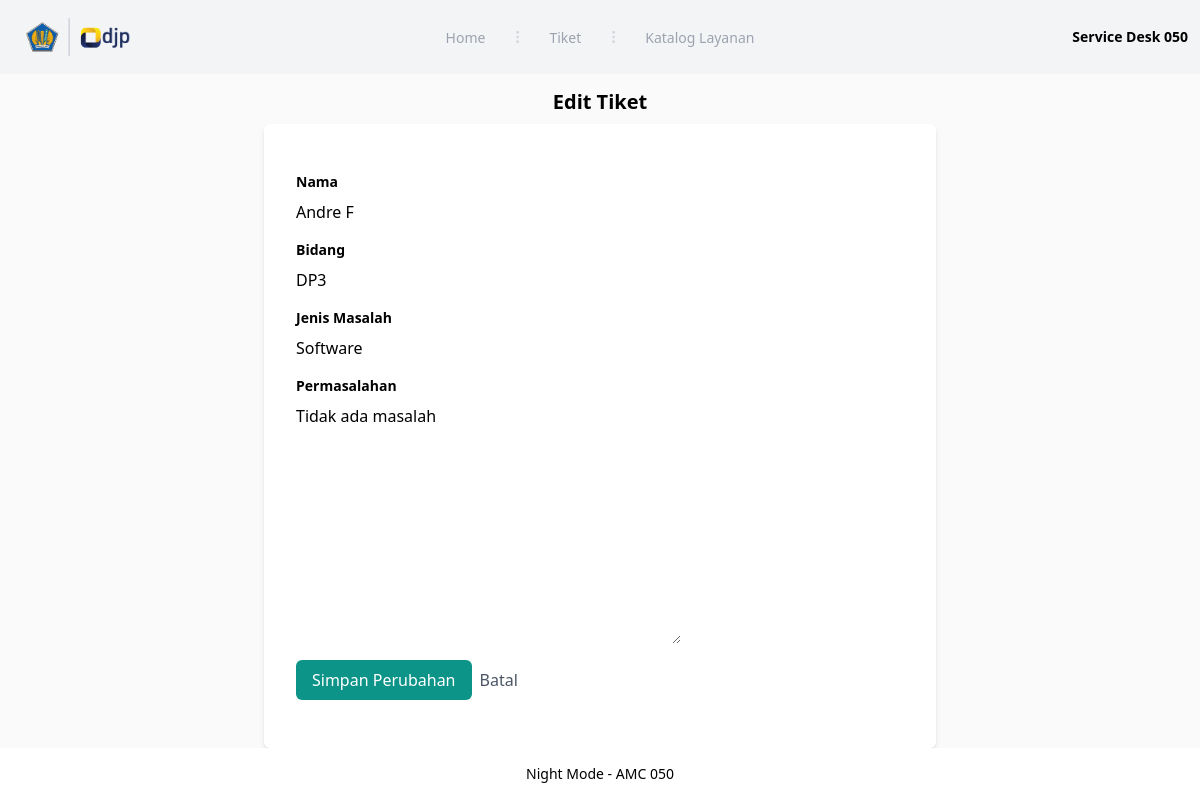
The app's page /edit/tiket/6/ with its own data.
### core/models.py (models this page shows)
class Tiket(models.Model):
    ID = models.AutoField(primary_key=True)
    NAMA = models.CharField(max_length=255, null=False)
    BIDANG = models.CharField(max_length=255, null=False)
    JENIS_MASALAH = models.CharField(max_length=255, null=False)
    PERMASALAHAN = models.TextField(null=False)
    DATE = models.DateTimeField(auto_now_add=True)

### core/views.py (the view)
# urls.py: path('edit/tiket/<int:tiket_id>/', views.editTiket, name='editTiket')
def editTiket(request, tiket_id):
    tiket = get_object_or_404(Tiket, pk=tiket_id)
    if request.method == 'POST':
        form = TiketForm(request.POST, instance=tiket)
        if form.is_valid():
            form.save()
            return HttpResponseRedirect(reverse('core:daftarTiket'))  # Ganti dengan URL yang sesuai
    else:
        form = TiketForm(instance=tiket)
    return render(request, 'core/edittiket.html', {'form': form, 'tiket': tiket})

### core/forms.py
class TiketForm(forms.ModelForm):
    class Meta:
        model = Tiket
        exclude = ['DATE']

### core/templates/core/edittiket.html (shortened to what this page needs)
{% extends 'core/base.html' %}
{% block content %}
  <h1 class="text-xl font-semibold mt-20 text-center pt-2">Edit Tiket</h1>
  <div class="max-w-2xl mx-auto bg-white p-8 rounded-md shadow-md mt-2">
    <form method="post" class="space-y-4">
      <div>
        <label for="{{ form.NAMA.id_for_label }}" class="block text-sm font-semibold mb-2">Nama</label>
        {{ form.NAMA }}
      </div>
      <div>
        <label for="{{ form.BIDANG.id_for_label }}" class="block text-sm font-semibold mb-2">Bidang</label>
        {{ form.BIDANG }}
      </div>
      <div>
        <label for="{{ form.JENIS_MASALAH.id_for_label }}" class="block text-sm font-semibold mb-2">Jenis Masalah</label>
        {{ form.JENIS_MASALAH }}
      </div>
      <div>
        <label for="{{ form.PERMASALAHAN.id_for_label }}" class="block text-sm font-semibold mb-2">Permasalahan</label>
        {{ form.PERMASALAHAN }}
      </div>
      <div class="flex items-center">
        <button type="submit" class="bg-teal-600 text-white py-2 px-4 rounded-md hover:bg-teal-900">Simpan Perubahan</button>
        <a href="{% url 'core:daftarTiket' %}" class="text-gray-600 ml-2 hover:text-gray-800">Batal</a>
      </div>
    </form>
  </div>
{% endblock %}

### records on screen
Tiket: NAMA "Andre F", BIDANG "DP3", JENIS_MASALAH "Software", PERMASALAHAN "Tidak ada masalah"
